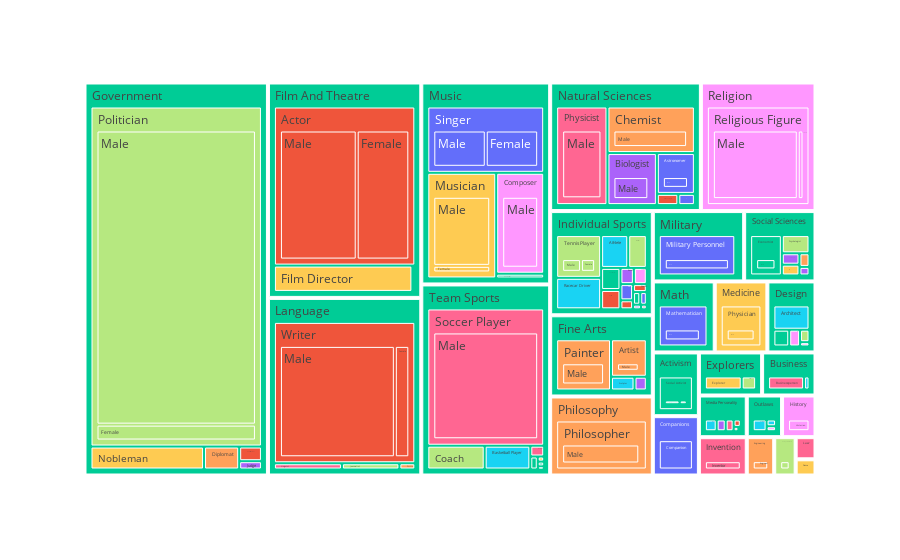

The notebook cell saved with this chart:
### Markdown cell above
Fueron estructurados en forma de árbol, por jerarquía, como un conjunto de rectángulos anidados. A cada grupo se le asigna un rectángulo, que después se combina con rectángulos más pequeños que representan subgrupos. El tamaño y el color se usan para mostrar dimensiones numéricas independientes de los datos. Siendo el primer conjunto la industria, luego se combina con las ocupaciones y por ultimo el sexo.

### Code cell
fig = px.treemap(df1, path=['industry', 'occupation','sex'], 
                 values='historical_popularity_index', 
                 color='occupation')
  
fig.show()

### Figure 1 — Plotly figure (JSON) as saved in the notebook; plotly's stock layout.template omitted (floating-point values rounded to 4 significant figures; data arrays with more than 128 entries replaced by an {"elided": "..."} marker saying what was removed)
{"data": [{"branchvalues": "total", "customdata": {"elided": "257x1 str values"}, "domain": {"x": [0, 1], "y": [0, 1]}, "hovertemplate": "labels=%{label}<br>historical_popularity_index=%{value}<br>parent=%{parent}<br>id=%{id}<br>occupation=%{customdata[0]}<extra></extra>", "ids": {"elided": "257 str values"}, "labels": {"elided": "257 str values"}, "marker": {"colors": {"elided": "257 str values"}}, "name": "", "parents": {"elided": "257 str values"}, "type": "treemap", "values": {"elided": "257 float values"}}], "layout": {"legend": {"tracegroupgap": 0}, "margin": {"t": 60}}}
